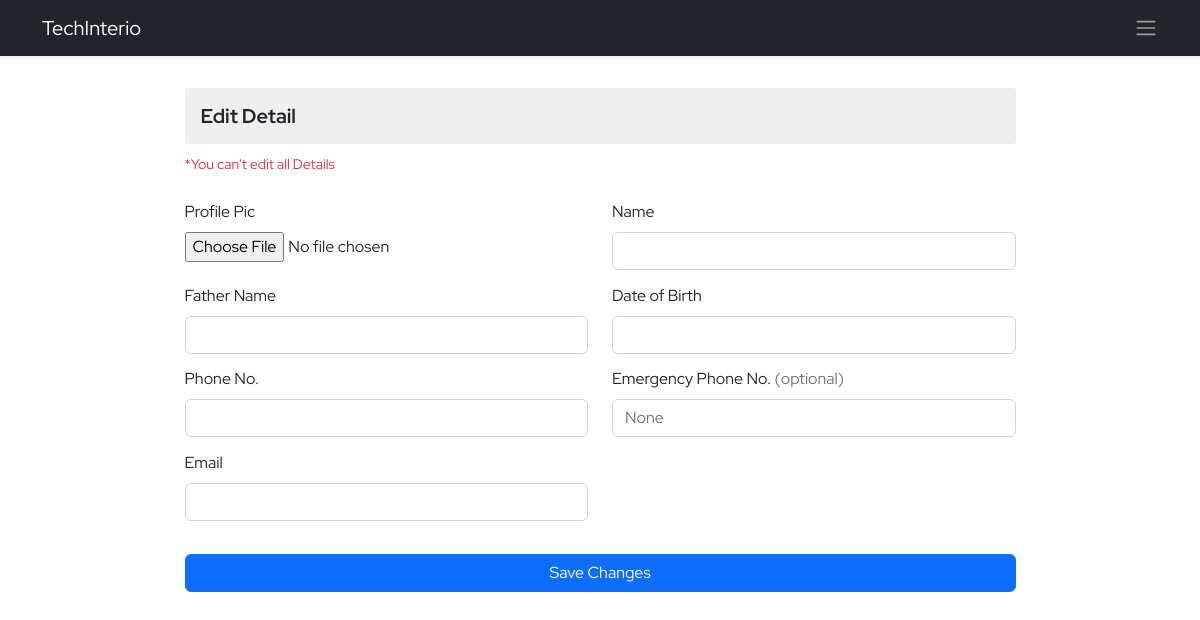
The page /ems/profile-edit/ (signed in) on the database as committed earlier.
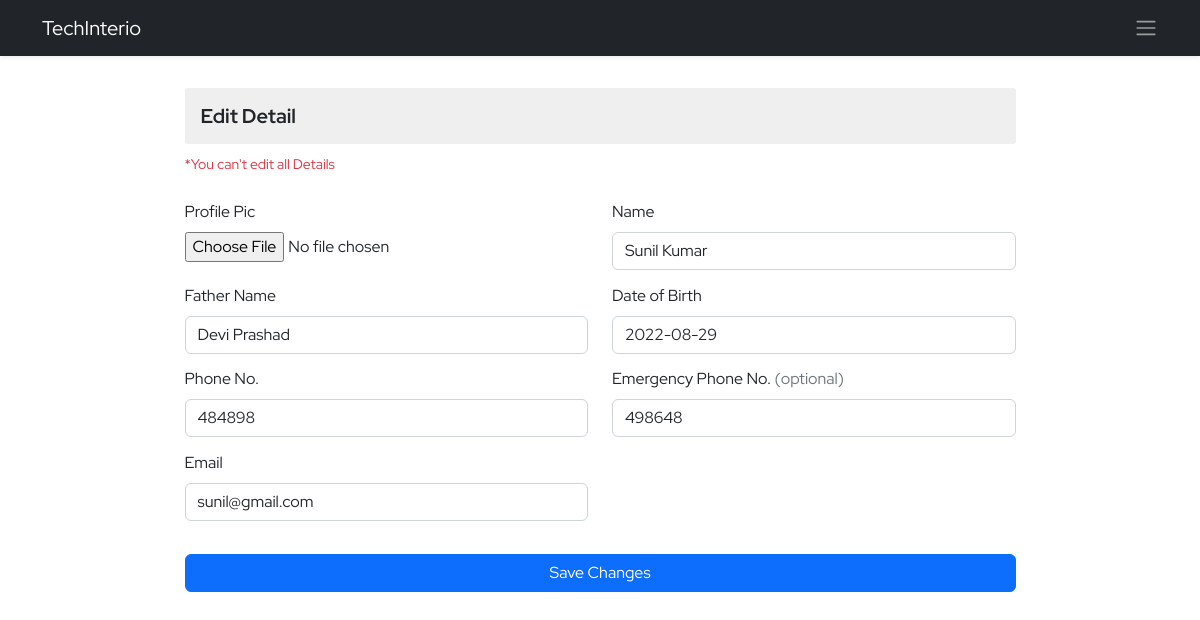
The same page on the database as committed later.
### ems/models.py (models this page shows, shortened)
class Employee(models.Model):
    empid=models.AutoField(primary_key=True)
    user=models.OneToOneField(User,on_delete=models.CASCADE)
    name=models.CharField(max_length=50)
    father_name=models.CharField(max_length=50)
    avtar=models.ImageField(upload_to='employee_profile_images', blank=True , default='profile.jpg')
    dob=models.DateField()
    email=models.EmailField(max_length=100)
    mobile_no=models.IntegerField()
    emergency_mobile_no=models.IntegerField(null=True,blank=True)
    address=models.OneToOneField(Address, on_delete=models.CASCADE,blank=True, null=True,)
    designation=models.CharField(max_length=70)
    role=models.ForeignKey(Role, on_delete=models.SET_NULL,blank=True, null=True,)
    department=models.ForeignKey(Department, on_delete=models.SET_NULL,blank=True, null=True,)
    joining_date=models.DateField()
    status=models.CharField(max_length=15)

### ems/views.py (the view, shortened to what this page needs)
# urls.py: path('profile-edit/',editProfile,name='profile-edit'),
@login_required()
def editProfile(request):
    context={}
    try:
        if not request.user.is_superuser:
            emp_obj=Employee.objects.get(user=request.user)
            address_obj=Address.objects.get(user=request.user)
            context['employee']=emp_obj
            context['address']=address_obj
        else:
            return redirect('ems:ems')
    except Exception as e:
        print('Edit Profile Exception : ',e)
    return render(request,'ems/edit_profile.html',context)

### ems/templates/ems/edit_profile.html (shortened to what this page needs)
{% extends './base.html' %}
{% block body %}
<section class="py-4" >
    <div class="container">
        <div class="row d-flex justify-content-center">
            <div class="col-9">
                <h3 class="employee-title my-2">Edit Detail</h3>
                <p><small class="text-danger">*You can't edit all Details</small></p>
                <form action="" method="post" class="mt-4 add-employee" enctype="multipart/form-data">
                    <div class="row gy-1">
                        <div class="mb-3 col-12 col-sm-6">
                            <label for="avtar" class="form-label">Profile Pic</label>
                            <input type="file" name="profile-pic" id="">
                        </div>
                        <div class="mb-3 col-12 col-sm-6">
                            <label for="fname" class="form-label">Name</label>
                            <input type="text" class="form-control " id="fname" name="name" required
                                value="{{employee.name}}">
                        </div>
                        <div class="mb-3 col-12 col-sm-6">
                            <label for="father-name" class="form-label">Father Name</label>
                            <input type="text" class="form-control " id="father-name" name="father-name"
                                required value="{{employee.father_name}}">
                        </div>
                        <div class="mb-3 col-12 col-sm-6">
                            <label for="dob" class="form-label">Date of Birth</label>
                            <input type="text" class="form-control "
                                value="{{employee.dob | date:'Y-m-d'}}" id="dob" name="dob" required>
                        </div>
                        <div class="mb-3 col-12 col-sm-6">
                            <label for="phone_no" class="form-label">Phone No.</label>
                            <input type="number" class="form-control " id="phone_no"
                                value="{{employee.mobile_no}}" name="phone" required>
                        </div>
                        <div class="mb-3 col-6">
                            <label for="ephone" class="form-label">Emergency Phone No. <span class="text-muted">(optional)</span> </label>
                            <input type="number" value="{{employee.emergency_mobile_no}}" class="form-control " id="ephone" placeholder="None"
                                name="ephone">
                        </div>
                        <div class="mb-3 col-12 col-sm-6">
                            <label for="email" class="form-label">Email</label>
                            <input type="email" class="form-control " id="email"
                                value="{{employee.email}}" name="email" required>
                        </div>
                        <div class="d-grid mt-4">
                            <button type="submit" class="btn btn-primary" id="update-btn">Save Changes</button>
                        </div>
                </form>
            </div>
        </div>
    </div>
</section>
{% endblock body %}

Rows that differ between the two databases and show on the page:
added Employee: name "Sunil Kumar", father-name "Devi Prashad", dob "2022-08-29", phone "484898", ephone "498648", email "sunil@gmail.com"
